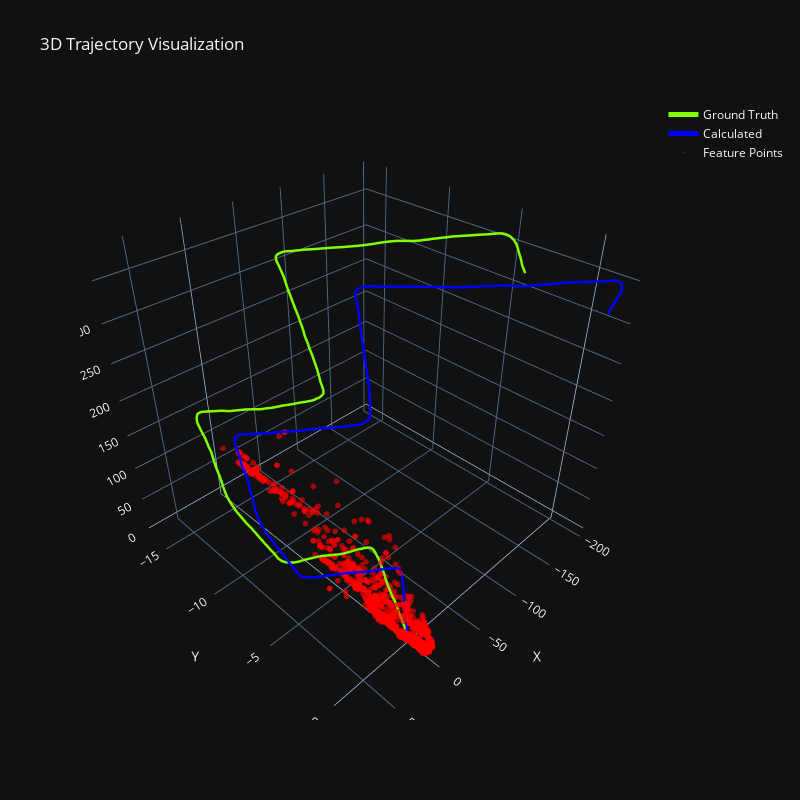

The cell this chart's notebook holds for it:
### Code cell
def visualize_3D_points(points, trajectory, title="3D Points of Matched Features"):
    pose_xs = poses.iloc[:num_images, 3].values  
    pose_ys = poses.iloc[:num_images, 7].values  
    pose_zs = poses.iloc[:num_images, 11].values  

    traj_xs = trajectory[:, 0, 3]  
    traj_ys = trajectory[:, 1, 3]  
    traj_zs = trajectory[:, 2, 3]  
    
    feat_X = points[:, 0]
    feat_Y = points[:, 1]
    feat_Z = points[:, 2]

    fig = go.Figure()

    fig.add_trace(go.Scatter3d(
        x=pose_xs,
        y=pose_ys,
        z=pose_zs,
        mode='lines',
        name='Ground Truth',
        line=dict(color='chartreuse', width=5)
    ))

    fig.add_trace(go.Scatter3d(
        x=traj_xs,
        y=traj_ys,
        z=traj_zs,
        mode='lines',
        name='Calculated',
        line=dict(color='blue', width=5)
    ))
    
    fig.add_trace(go.Scatter3d(
        x=feat_X,
        y=feat_Y,
        z=feat_Z,
        mode='markers',
        name='Feature Points',
        marker=dict(size=2, color='red', opacity=0.6)
    ))

    fig.update_layout(
        scene=dict(
            xaxis_title='X',
            yaxis_title='Y',
            zaxis_title='Z',
        ),
        title='3D Trajectory Visualization',
        width=800,
        height=800,
    )

    fig.layout.template = 'plotly_dark'
    fig.show()

visualize_3D_points(object_points, trajectory)

### Figure 1 — Plotly figure (JSON) as saved in the notebook; plotly's stock layout.template omitted (floating-point values rounded to 4 significant figures; data arrays with more than 128 entries replaced by an {"elided": "..."} marker saying what was removed)
{"data": [{"line": {"color": "chartreuse", "width": 5}, "mode": "lines", "name": "Ground Truth", "type": "scatter3d", "x": {"elided": "1001 float values"}, "y": {"elided": "1001 float values"}, "z": {"elided": "1001 float values"}}, {"line": {"color": "blue", "width": 5}, "mode": "lines", "name": "Calculated", "type": "scatter3d", "x": {"elided": "1001 float values"}, "y": {"elided": "1001 float values"}, "z": {"elided": "1001 float values"}}, {"marker": {"color": "red", "opacity": 0.6, "size": 2}, "mode": "markers", "name": "Feature Points", "type": "scatter3d", "x": {"elided": "1242 float values"}, "y": {"elided": "1242 float values"}, "z": {"elided": "1242 float values"}}], "layout": {"height": 800, "scene": {"xaxis": {"title": {"text": "X"}}, "yaxis": {"title": {"text": "Y"}}, "zaxis": {"title": {"text": "Z"}}}, "title": {"text": "3D Trajectory Visualization"}, "width": 800}}
